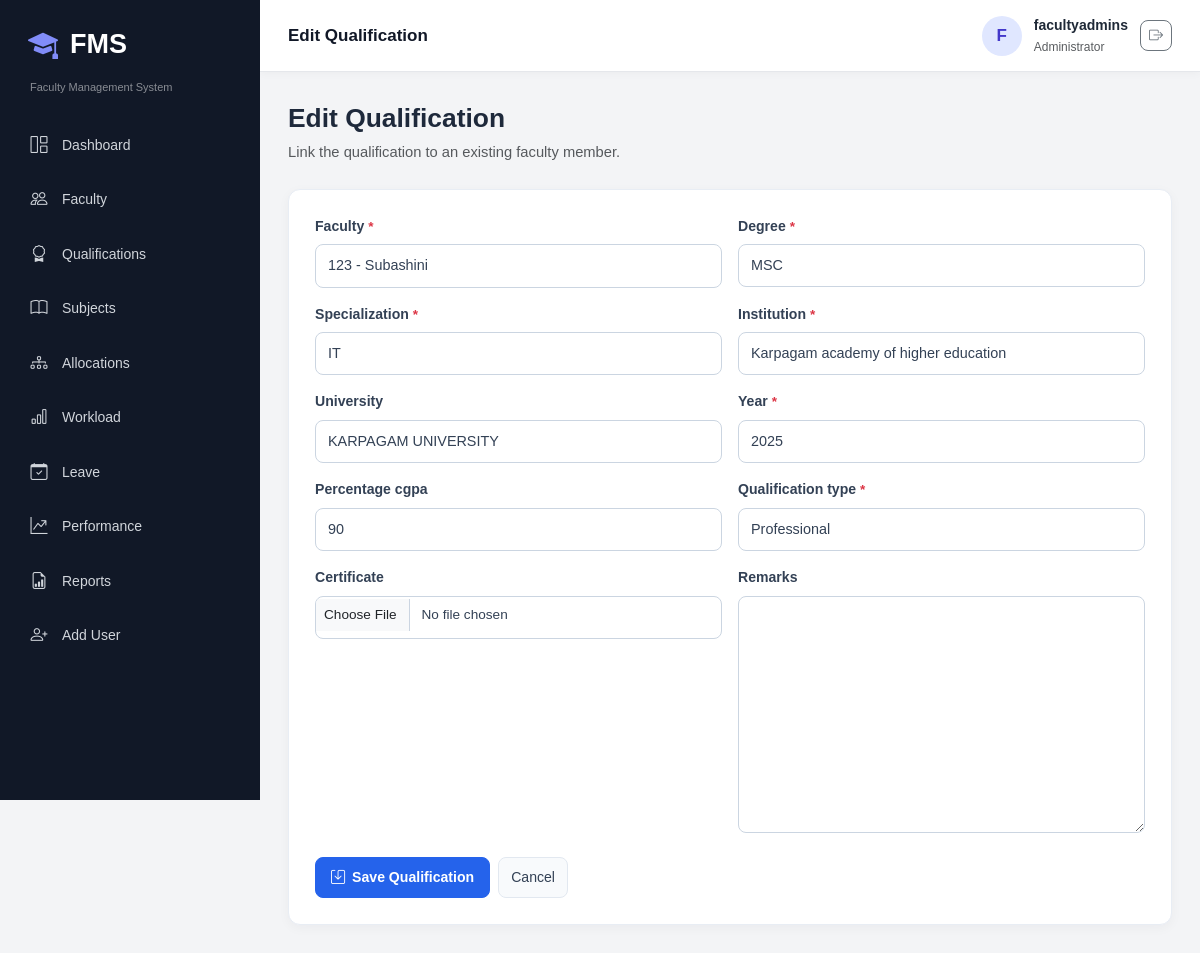
/qualifications/1/edit/ (signed in), run on the app's committed database.
### fms_app/models.py (models this page shows, shortened)
class Faculty(models.Model):
    EMPLOYMENT_CHOICES = [('Permanent', 'Permanent'), ('Contract', 'Contract'), ('Visiting', 'Visiting')]
    STATUS_CHOICES = [('Active', 'Active'), ('Inactive', 'Inactive')]
    GENDER_CHOICES = [('Male', 'Male'), ('Female', 'Female'), ('Other', 'Other')]
    faculty_id = models.CharField(max_length=30, unique=True)
    name = models.CharField(max_length=120)
    profile_photo = models.ImageField(upload_to='faculty/', blank=True, null=True)
    gender = models.CharField(max_length=20, choices=GENDER_CHOICES)
    dob = models.DateField(blank=True, null=True)
    email = models.EmailField(unique=True)
    phone = models.CharField(max_length=15)
    address = models.TextField(blank=True)
    department = models.ForeignKey(Department, on_delete=models.PROTECT)
    designation = models.CharField(max_length=80)
    joining_date = models.DateField()
    employment_type = models.CharField(max_length=20, choices=EMPLOYMENT_CHOICES)
    experience = models.DecimalField(max_digits=4, decimal_places=1, default=0)
    status = models.CharField(max_length=20, choices=STATUS_CHOICES, default='Active')
    user = models.OneToOneField(User, on_delete=models.SET_NULL, null=True, blank=True)
    created_at = models.DateTimeField(auto_now_add=True)
    updated_at = models.DateTimeField(auto_now=True)
    def __str__(self):
        return f'{self.faculty_id} - {self.name}'

class Qualification(models.Model):
    TYPE_CHOICES = [('Academic', 'Academic'), ('Professional', 'Professional'), ('Certification', 'Certification')]
    faculty = models.ForeignKey(Faculty, on_delete=models.CASCADE, related_name='qualifications')
    degree = models.CharField(max_length=100)
    specialization = models.CharField(max_length=120)
    institution = models.CharField(max_length=150)
    university = models.CharField(max_length=150, blank=True)
    year = models.PositiveIntegerField()
    percentage_cgpa = models.CharField(max_length=20, blank=True)
    qualification_type = models.CharField(max_length=30, choices=TYPE_CHOICES, default='Academic')
    certificate = models.FileField(upload_to='qualifications/', blank=True, null=True)
    remarks = models.TextField(blank=True)

### fms_app/views.py (the view)
@login_required
@role_required('ADMIN', 'HOD')
def qualification_edit(request, pk):
    obj = get_object_or_404(Qualification, pk=pk)
    form = QualificationForm(request.POST or None, request.FILES or None, instance=obj)
    if request.method == 'POST' and form.is_valid():
        form.save(); messages.success(request, 'Qualification updated.'); return redirect('qualification_list')
    return render(request, 'qualification/form.html', {'form': form, 'title': 'Edit Qualification'})

### fms_app/forms.py
class QualificationForm(BootstrapModelForm):
    class Meta:
        model = Qualification
        fields = ['faculty', 'degree', 'specialization', 'institution', 'university', 'year', 'percentage_cgpa', 'qualification_type', 'certificate', 'remarks']

### fms_app/templates/qualification/form.html (shortened to what this page needs)
{% extends 'base.html' %}
{% load static %}
{% block page_heading %}
    {{ title }}
{% endblock %}
{% block extra_css %}
    <link rel="stylesheet" href="{% static 'css/qualification/qualification.css' %}">
{% endblock %}
{% block content %}
<div class="form-page">
    <div class="page-title mb-1">
        {{ title }}
    </div>
    <p class="text-muted mb-4">
        Link the qualification to an existing faculty member.
    </p>
    <form method="post"
          enctype="multipart/form-data"
          class="card p-4">
        <div class="row g-3">
            {% for field in form %}
                <div class="col-md-6">
                    <label for="{{ field.id_for_label }}"
                           class="form-label">
                        {{ field.label }}
                        {% if field.field.required %}
                            <span class="text-danger">*</span>
                        {% endif %}
                    </label>
                    {{ field }}
                </div>
            {% endfor %}
        </div>
        <div class="mt-4 d-flex flex-wrap gap-2">
            <button type="submit" class="btn btn-primary">
                <i class="bi bi-save"></i>
                Save Qualification
            </button>
            <a href="{% url 'qualification_list' %}"
               class="btn btn-light">
                Cancel
            </a>
        </div>
    </form>
</div>
{% endblock %}

### fms_app/templates/base.html (shortened to what this page needs)
{% load static %}
<!doctype html>
<html lang="en">
<head>
    <link
        href="https://cdn.jsdelivr.net/npm/bootstrap@5.3.8/dist/css/bootstrap.min.css"
        rel="stylesheet"
    >
    <link
        href="https://cdn.jsdelivr.net/npm/bootstrap-icons@1.13.1/font/bootstrap-icons.css"
        rel="stylesheet"
    >
    <link rel="stylesheet" href="{% static 'css/base.css' %}">
    {% block extra_css %}{% endblock %}
</head>
<body>
<div class="app-shell">
    <aside class="sidebar" id="sidebar">
        <div class="brand">
            <i class="bi bi-mortarboard-fill"></i>
            <span>FMS</span>
        </div>
        <div class="small text-white-50 px-3 mb-2">
            Faculty Management System
        </div>
        <nav class="side-nav">
            <a href="{% url 'dashboard' %}">
                <i class="bi bi-grid-1x2"></i> Dashboard
            </a>
            <a href="{% url 'faculty_list' %}">
                <i class="bi bi-people"></i> Faculty
            </a>
            <a href="{% url 'qualification_list' %}">
                <i class="bi bi-award"></i> Qualifications
            </a>
            <a href="{% url 'subject_list' %}">
                <i class="bi bi-book"></i> Subjects
            </a>
            <a href="{% url 'allocation_list' %}">
                <i class="bi bi-diagram-3"></i> Allocations
            </a>
            <a href="{% url 'workload' %}">
                <i class="bi bi-bar-chart"></i> Workload
            </a>
            <a href="{% url 'leave_list' %}">
                <i class="bi bi-calendar-check"></i> Leave
            </a>
            <a href="{% url 'performance_list' %}">
                <i class="bi bi-graph-up-arrow"></i> Performance
            </a>
            {% if request.user.is_superuser or request.user.userprofile.role == 'ADMIN' %}
                <a href="{% url 'reports' %}">
                    <i class="bi bi-file-earmark-bar-graph"></i> Reports
                </a>
                <a href="{% url 'user_add' %}">
                    <i class="bi bi-person-plus"></i> Add User
                </a>
            {% endif %}
        </nav>
    </aside>
    <main class="main-area">
        <header class="topbar">
            <div>
                <strong>
                    {% block page_heading %}{% endblock %}
                </strong>
            </div>
            <div class="user-box">
                <div class="avatar">
                    {{ request.user.username|first|upper }}
                </div>
                <div class="d-none d-sm-block">
                    <div class="fw-semibold">
                        {{ request.user.get_full_name|default:request.user.username }}
                    </div>
                    <small class="text-muted">
                        {{ request.user.userprofile.get_role_display|default:'Administrator' }}
                    </small>
                </div>
                <form method="post" action="{% url 'logout' %}">
                    <button
                        type="submit"
                        class="btn btn-outline-secondary btn-sm"
                        title="Logout"
                        aria-label="Logout"
                    >
                        <i class="bi bi-box-arrow-right"></i>
                    </button>
                </form>
            </div>
        </header>
        <section class="page-content">
            {% block content %}{% endblock %}
        </section>
    </main>
</div>
</body>
</html>

### fms_app/static/css/base.css (style rules this page uses)
* { margin: 0; padding: 0; box-sizing: border-box; }
body { font-family: Arial, sans-serif; background-color: #f3f4f6; color: #1f2937; font-size: 14px; }
a { text-decoration: none; }
.app-shell { display: flex; min-height: 100vh; }
.sidebar { width: 260px; height: 100vh; background-color: #111827; color: white; position: fixed; top: 0; left: 0; padding: 22px 14px; overflow-y: auto; transition: 0.3s; z-index: 1040; }
.brand { display: flex; align-items: center; gap: 12px; padding: 0 14px; margin-bottom: 12px; font-size: 27px; font-weight: bold; color: white; }
.brand i { font-size: 30px; color: #818cf8; }
.sidebar .small { font-size: 11px; }
.side-nav { display: flex; flex-direction: column; gap: 5px; margin-top: 25px; }
.side-nav a { display: flex; align-items: center; gap: 13px; padding: 12px 15px; min-height: 45px; border-radius: 8px; color: #d1d5db; font-size: 14px; transition: 0.2s; }
.side-nav a i { width: 20px; font-size: 17px; text-align: center; }
.main-area { width: calc(100% - 260px); min-width: 0; margin-left: 260px; }
.topbar { height: 72px; background-color: white; display: flex; align-items: center; justify-content: space-between; padding: 12px 28px; position: sticky; top: 0; z-index: 1020; border-bottom: 1px solid #e5e7eb; box-shadow: 0 2px 8px rgba(0, 0, 0, 0.03); }
.topbar strong { font-size: 17px; color: #111827; }
.user-box { display: flex; align-items: center; gap: 12px; }
.avatar { width: 40px; height: 40px; border-radius: 50%; background-color: #e0e7ff; color: #4338ca; display: flex; align-items: center; justify-content: center; font-size: 17px; font-weight: bold; }
.user-box small { font-size: 12px; }
.page-content { padding: 28px; min-height: calc(100vh - 72px); }
.card { border: 1px solid #e5e7eb; border-radius: 12px; box-shadow: 0 3px 12px rgba(0, 0, 0, 0.04); }
.btn { border-radius: 7px; }
.btn-primary { background-color: #4f46e5; border-color: #4f46e5; }
.form-control, .form-select { min-height: 40px; border-radius: 7px; border-color: #d1d5db; font-size: 14px; }

### fms_app/static/css/qualification/qualification.css (style rules this page uses)
.page-title { color: #1e293b; font-size: 1.65rem; font-weight: 700; line-height: 1.4; }
.page-title + p { margin-bottom: 0; color: #64748b; font-size: 0.92rem; line-height: 1.6; }
.card { overflow: hidden; border: 1px solid #e8edf4; border-radius: 12px; box-shadow: 0 3px 12px rgba(15, 23, 42, 0.04); }
.card.p-4 { padding: 26px !important; }
.btn { display: inline-flex; align-items: center; justify-content: center; gap: 7px; border-radius: 8px; font-size: 0.88rem; font-weight: 500; transition: background-color 0.2s ease, border-color 0.2s ease, box-shadow 0.2s ease; }
.btn-primary { color: #ffffff; background-color: #2563eb; border-color: #2563eb; padding: 9px 15px; font-weight: 600; }
.btn-light { color: #334155; background-color: #f8fafc; border-color: #e2e8f0; }
.form-page { width: 100%; max-width: 950px; margin: 0 auto; }
.form-page .form-label { display: block; margin-bottom: 7px; color: #334155; font-size: 0.88rem; font-weight: 600; }
.form-page .form-control, .form-page .form-select, .form-page input:not([type="checkbox"]):not([type="radio"]):not([type="file"]), .form-page select, .form-page textarea { width: 100%; min-height: 43px; padding: 10px 12px; color: #334155; background-color: #ffffff; border: 1px solid #cbd5e1; border-radius: 8px; font-size: 0.9rem; transition: border-color 0.2s ease, box-shadow 0.2s ease; }
.form-page textarea { min-height: 100px; resize: vertical; }
.form-page input[type="file"] { width: 100%; padding: 8px; border: 1px solid #cbd5e1; border-radius: 8px; font-size: 0.85rem; }
.form-page .form-label .text-danger { font-size: 0.85rem; }

### data on the page
Faculty: form "123 - Subashini"
Qualification: form "MSC" "IT" "Karpagam academy of higher education" "KARPAGAM UNIVERSITY" "2025" "90" "Professional"

### other printed values
{{ title }} "Edit Qualification"
{{ request.user.username|first|upper }} "F"
{{ request.user.get_full_name|default:request.user.username }} "facultyadmins"
{{ request.user.userprofile.get_role_display|default:'Administrator' }} "Administrator"
{{ field.label }} "Faculty" "Degree" "Specialization" "Institution" "University" "Year" "Percentage cgpa" "Qualification type" "Certificate" "Remarks"
